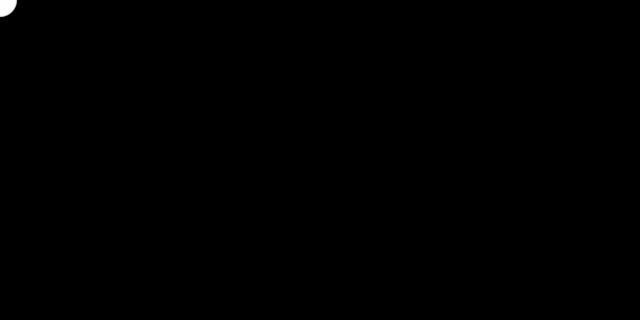
Frame 1 (no input)
Frame 60 (the mouse pressed at the canvas centre just before this capture): identical to frame 1, image omitted
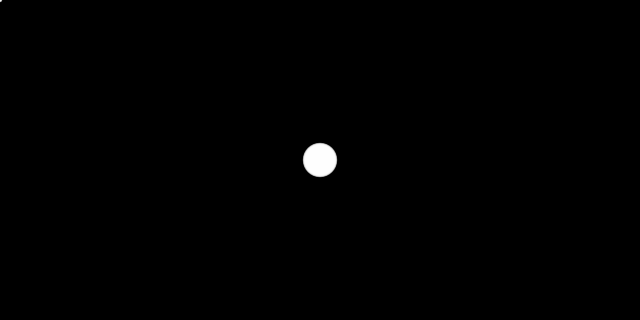
Frame 120 (the mouse held since frame 60 and released just before this capture)

The Processing sketch that drew these frames (run headless with seeded random() and noise(); from frame 60 on, the mouse is pressed at the canvas centre):

// Processing sketch: day06_mousehistory
// ── day06_mousehistory.pde
int num = 70;
int[] x = new int[num];
int[] y = new int[num];
int col;
void setup() { 
  size(640, 320);
  noStroke();
}

void draw() {
  background(0);


  fill(255, 102);


  for (int i = 0; i < num-1; i++) {
    x[i] = x[i+1];
    y[i] = y[i+1];
  }
  // Add the new values to the beginning of the array
  x[num-1] = mouseX;
  y[num-1] = mouseY;
  
  // Draw the circles
  for (int i = 0; i < num; i++) {
    ellipse(x[i], y[i], i/2.0, i/2.0);
    //println(x[1],x[25],x[50]);
    //logic: x[0] gets drawn much later than x[50] because value passed from x[50] to x[0]
  }

}
